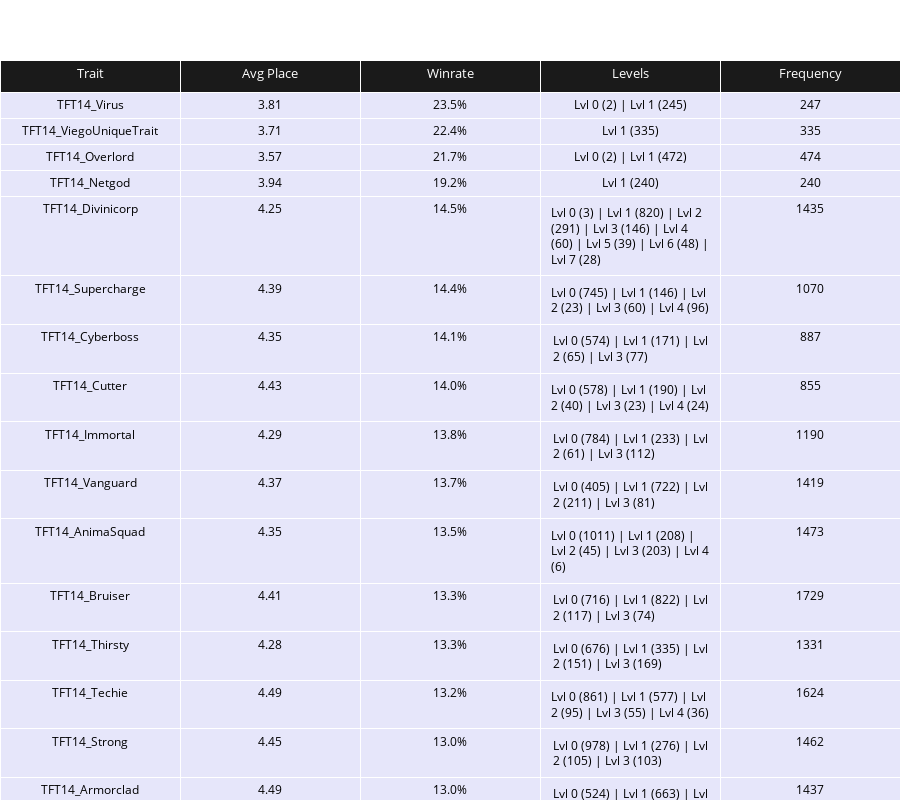

Notebook code for this chart:
### Markdown cell above
W analizie skuteczności traitów bez uwzględniania ich maksowania najlepiej wypadają Virus, ViegoUniqueTrait i Overlord, które znacząco przekraczają średnią wygranych (15,8%), osiągając nawet ponad 23%. Większość pozostałych traitów plasuje się poniżej tej średniej, co sugeruje, że choć są często używane, niekoniecznie przekładają się na zwycięstwa.

### Code cell
df_full = df.merge(players_df[['match_id', 'puuid', 'placement']], on=['match_id', 'puuid'], how='left')

df_tft14 = df_full[df_full['trait_name'].str.startswith('TFT14_')].copy()

grouped = df_tft14.groupby('trait_name')
summary = grouped.agg(
    avg_placement=('placement', 'mean'),
    total_uses=('trait_name', 'count'),
    wins=('placement', lambda x: (x == 1).sum())
).reset_index()

summary['winrate'] = (summary['wins'] / summary['total_uses'] * 100).round(1)
summary['avg_placement'] = summary['avg_placement'].round(2)


level_counts = df_tft14[df_tft14['trait_name'].isin(summary['trait_name'])] \
    .groupby(['trait_name', 'tier_current']).size().unstack(fill_value=0)

level_counts = level_counts.apply(
    lambda row: ' | '.join([f"Lvl {i} ({row[i]})" for i in row.index if row[i] > 0]), 
    axis=1
).reset_index()

summary = summary.merge(level_counts, on='trait_name', how='left')
summary.rename(columns={0: 'levels'}, inplace=True)
final = summary[['trait_name', 'avg_placement', 'winrate', 'levels', 'total_uses']]
final = final.sort_values(by='winrate', ascending=False).reset_index(drop=True)


fig = go.Figure(data=[go.Table(
    header=dict(
        values=["Trait", "Avg Place", "Winrate", "Levels", "Frequency"],
        fill_color='#1a1a1a',
        font=dict(color='white', size=13),
        align='center',
        height=32
    ),
    cells=dict(
        values=[
            final['trait_name'],
            final['avg_placement'],
            final['winrate'].astype(str) + '%',
            final['levels'],
            final['total_uses']
        ],
        fill_color='lavender',
        align='center',
        font=dict(color='black', size=12),
        height=26
    )
)])

fig.update_layout(
    height=800,
    margin=dict(t=60, l=0, r=0, b=0)
)

fig.show()

### Figure 1 — Plotly figure (JSON) as saved in the notebook; plotly's stock layout.template omitted (floating-point values rounded to 4 significant figures)
{"data": [{"cells": {"align": "center", "fill": {"color": "lavender"}, "font": {"color": "black", "size": 12}, "height": 26, "values": [["TFT14_Virus", "TFT14_ViegoUniqueTrait", "TFT14_Overlord", "TFT14_Netgod", "TFT14_Divinicorp", "TFT14_Supercharge", "TFT14_Cyberboss", "TFT14_Cutter", "TFT14_Immortal", "TFT14_Vanguard", "TFT14_AnimaSquad", "TFT14_Bruiser", "TFT14_Thirsty", "TFT14_Techie", "TFT14_Strong", "TFT14_Armorclad", "TFT14_Swift", "TFT14_Marksman", "TFT14_HotRod", "TFT14_EdgeRunner", "TFT14_Controller", "TFT14_BallisTek", "TFT14_StreetDemon", "TFT14_Mob", "TFT14_Suits"], [3.81, 3.71, 3.57, 3.94, 4.25, 4.39, 4.35, 4.43, 4.29, 4.37, 4.35, 4.41, 4.28, 4.49, 4.45, 4.49, 4.51, 4.46, 4.55, 4.5, 4.55, 4.46, 4.54, 4.34, 4.56], ["23.5%", "22.4%", "21.7%", "19.2%", "14.5%", "14.4%", "14.1%", "14.0%", "13.8%", "13.7%", "13.5%", "13.3%", "13.3%", "13.2%", "13.0%", "13.0%", "12.9%", "12.7%", "12.6%", "12.6%", "12.4%", "12.1%", "11.9%", "11.6%", "11.5%"], ["Lvl 0 (2) | Lvl 1 (245)", "Lvl 1 (335)", "Lvl 0 (2) | Lvl 1 (472)", "Lvl 1 (240)", "Lvl 0 (3) | Lvl 1 (820) | Lvl 2 (291) | Lvl 3 (146) | Lvl 4 (60) | Lvl 5 (39) | Lvl 6 (48) | Lvl 7 (28)", "Lvl 0 (745) | Lvl 1 (146) | Lvl 2 (23) | Lvl 3 (60) | Lvl 4 (96)", "Lvl 0 (574) | Lvl 1 (171) | Lvl 2 (65) | Lvl 3 (77)", "Lvl 0 (578) | Lvl 1 (190) | Lvl 2 (40) | Lvl 3 (23) | Lvl 4 (24)", "Lvl 0 (784) | Lvl 1 (233) | Lvl 2 (61) | Lvl 3 (112)", "Lvl 0 (405) | Lvl 1 (722) | Lvl 2 (211) | Lvl 3 (81)", "Lvl 0 (1011) | Lvl 1 (208) | Lvl 2 (45) | Lvl 3 (203) | Lvl 4 (6)", "Lvl 0 (716) | Lvl 1 (822) | Lvl 2 (117) | Lvl 3 (74)", "Lvl 0 (676) | Lvl 1 (335) | Lvl 2 (151) | Lvl 3 (169)", "Lvl 0 (861) | Lvl 1 (577) | Lvl 2 (95) | Lvl 3 (55) | Lvl 4 (36)", "Lvl 0 (978) | Lvl 1 (276) | Lvl 2 (105) | Lvl 3 (103)", "Lvl 0 (524) | Lvl 1 (663) | Lvl 2 (152) | Lvl 3 (98)", "Lvl 0 (469) | Lvl 1 (382) | Lvl 2 (49) | Lvl 3 (29)", "Lvl 0 (820) | Lvl 1 (375) | Lvl 2 (134)", "Lvl 0 (695) | Lvl 1 (25) | Lvl 2 (230)", "Lvl 0 (1094) | Lvl 1 (271) | Lvl 2 (108) | Lvl 3 (98)", "Lvl 0 (463) | Lvl 1 (158) | Lvl 2 (135) | Lvl 3 (98) | Lvl 4 (77)", "Lvl 0 (410) | Lvl 1 (176) | Lvl 2 (112) | Lvl 3 (40)", "Lvl 0 (691) | Lvl 1 (181) | Lvl 2 (69) | Lvl 3 (177) | Lvl 4 (5)", "Lvl 0 (487) | Lvl 1 (216) | Lvl 2 (144) | Lvl 3 (8)", "Lvl 0 (636) | Lvl 1 (41) | Lvl 2 (18) | Lvl 3 (52)"], [247, 335, 474, 240, 1435, 1070, 887, 855, 1190, 1419, 1473, 1729, 1331, 1624, 1462, 1437, 929, 1329, 950, 1571, 931, 738, 1123, 855, 747]]}, "header": {"align": "center", "fill": {"color": "#1a1a1a"}, "font": {"color": "white", "size": 13}, "height": 32, "values": ["Trait", "Avg Place", "Winrate", "Levels", "Frequency"]}, "type": "table"}], "layout": {"height": 800, "margin": {"b": 0, "l": 0, "r": 0, "t": 60}}}
